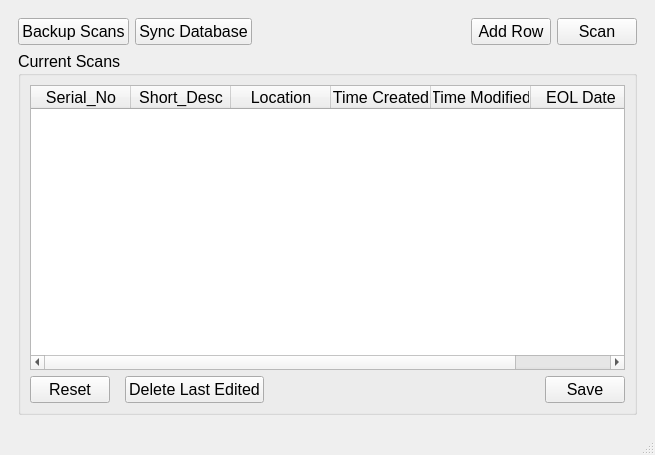
<?xml version="1.0" encoding="UTF-8"?>
<ui version="4.0">
 <class>MainWindow</class>
 <widget class="QMainWindow" name="MainWindow">
  <property name="geometry">
   <rect>
    <x>0</x>
    <y>0</y>
    <width>655</width>
    <height>455</height>
   </rect>
  </property>
  <property name="windowTitle">
   <string>Asset Scanner</string>
  </property>
  <widget class="QWidget" name="centralwidget">
   <property name="font">
    <font>
     <pointsize>8</pointsize>
    </font>
   </property>
   <layout class="QGridLayout" name="gridLayout_4">
    <item row="0" column="0">
     <widget class="StackedWidget" name="main_screen_stack">
      <property name="sizePolicy">
       <sizepolicy hsizetype="Expanding" vsizetype="Expanding">
        <horstretch>0</horstretch>
        <verstretch>0</verstretch>
       </sizepolicy>
      </property>
      <property name="font">
       <font>
        <pointsize>12</pointsize>
        <kerning>true</kerning>
       </font>
      </property>
      <property name="lineWidth">
       <number>2</number>
      </property>
      <property name="midLineWidth">
       <number>2</number>
      </property>
      <property name="currentIndex">
       <number>2</number>
      </property>
      <widget class="QWidget" name="main_menu">
       <property name="font">
        <font>
         <family>MS Shell Dlg 2</family>
         <pointsize>24</pointsize>
         <weight>50</weight>
         <bold>false</bold>
         <stylestrategy>PreferDefault</stylestrategy>
         <kerning>true</kerning>
        </font>
       </property>
       <layout class="QGridLayout" name="gridLayout">
        <item row="0" column="0">
         <layout class="QVBoxLayout" name="MainMenu">
          <property name="spacing">
           <number>0</number>
          </property>
          <property name="topMargin">
           <number>12</number>
          </property>
          <item>
           <widget class="QLabel" name="mm_header">
            <property name="sizePolicy">
             <sizepolicy hsizetype="Preferred" vsizetype="Preferred">
              <horstretch>0</horstretch>
              <verstretch>0</verstretch>
             </sizepolicy>
            </property>
            <property name="font">
             <font>
              <family>MS Shell Dlg 2</family>
              <pointsize>24</pointsize>
              <weight>50</weight>
              <bold>false</bold>
              <stylestrategy>PreferDefault</stylestrategy>
              <kerning>true</kerning>
             </font>
            </property>
            <property name="text">
             <string>Asset Scanner</string>
            </property>
            <property name="scaledContents">
             <bool>false</bool>
            </property>
            <property name="alignment">
             <set>Qt::AlignCenter</set>
            </property>
           </widget>
          </item>
          <item>
           <spacer name="verticalSpacer">
            <property name="orientation">
             <enum>Qt::Vertical</enum>
            </property>
            <property name="sizeType">
             <enum>QSizePolicy::Preferred</enum>
            </property>
            <property name="sizeHint" stdset="0">
             <size>
              <width>20</width>
              <height>80</height>
             </size>
            </property>
           </spacer>
          </item>
          <item>
           <widget class="QGroupBox" name="button_canvas">
            <property name="enabled">
             <bool>true</bool>
            </property>
            <property name="font">
             <font>
              <family>MS Shell Dlg 2</family>
              <pointsize>18</pointsize>
              <weight>50</weight>
              <bold>false</bold>
              <stylestrategy>PreferDefault</stylestrategy>
              <kerning>true</kerning>
             </font>
            </property>
            <property name="cursor">
             <cursorShape>ArrowCursor</cursorShape>
            </property>
            <property name="acceptDrops">
             <bool>false</bool>
            </property>
            <property name="title">
             <string/>
            </property>
            <property name="alignment">
             <set>Qt::AlignLeading|Qt::AlignLeft|Qt::AlignVCenter</set>
            </property>
            <property name="flat">
             <bool>false</bool>
            </property>
            <property name="checkable">
             <bool>false</bool>
            </property>
            <layout class="QVBoxLayout" name="verticalLayout" stretch="2,2,2">
             <item>
              <widget class="PushButton" name="mm_new_scan_btn">
               <property name="sizePolicy">
                <sizepolicy hsizetype="Minimum" vsizetype="Preferred">
                 <horstretch>0</horstretch>
                 <verstretch>0</verstretch>
                </sizepolicy>
               </property>
               <property name="text">
                <string>New Scan</string>
               </property>
              </widget>
             </item>
             <item>
              <widget class="PushButton" name="mm_view_scans_btn">
               <property name="sizePolicy">
                <sizepolicy hsizetype="Minimum" vsizetype="Preferred">
                 <horstretch>0</horstretch>
                 <verstretch>0</verstretch>
                </sizepolicy>
               </property>
               <property name="text">
                <string>View Scans</string>
               </property>
              </widget>
             </item>
             <item>
              <widget class="PushButton" name="mm_sync_db_btn">
               <property name="sizePolicy">
                <sizepolicy hsizetype="Minimum" vsizetype="Preferred">
                 <horstretch>0</horstretch>
                 <verstretch>0</verstretch>
                </sizepolicy>
               </property>
               <property name="text">
                <string>Sync Database</string>
               </property>
              </widget>
             </item>
            </layout>
           </widget>
          </item>
         </layout>
        </item>
       </layout>
      </widget>
      <widget class="QWidget" name="new_scan">
       <property name="sizePolicy">
        <sizepolicy hsizetype="Preferred" vsizetype="Preferred">
         <horstretch>0</horstretch>
         <verstretch>0</verstretch>
        </sizepolicy>
       </property>
       <layout class="QGridLayout" name="gridLayout_5">
        <item row="0" column="0">
         <widget class="QGroupBox" name="groupBox_2">
          <property name="font">
           <font>
            <pointsize>12</pointsize>
            <kerning>true</kerning>
           </font>
          </property>
          <property name="title">
           <string/>
          </property>
          <layout class="QGridLayout" name="gridLayout_3">
           <item row="0" column="0">
            <layout class="QVBoxLayout" name="verticalLayout_2">
             <item>
              <widget class="QLabel" name="ns_submit_label">
               <property name="sizePolicy">
                <sizepolicy hsizetype="Preferred" vsizetype="Maximum">
                 <horstretch>0</horstretch>
                 <verstretch>0</verstretch>
                </sizepolicy>
               </property>
               <property name="font">
                <font>
                 <pointsize>18</pointsize>
                 <kerning>true</kerning>
                </font>
               </property>
               <property name="text">
                <string>Scan or Enter Serial Number:</string>
               </property>
               <property name="alignment">
                <set>Qt::AlignCenter</set>
               </property>
              </widget>
             </item>
             <item>
              <layout class="QHBoxLayout" name="horizontalLayout">
               <item>
                <widget class="QLineEdit" name="ns_serial_no">
                 <property name="sizePolicy">
                  <sizepolicy hsizetype="Expanding" vsizetype="Fixed">
                   <horstretch>0</horstretch>
                   <verstretch>0</verstretch>
                  </sizepolicy>
                 </property>
                 <property name="font">
                  <font>
                   <pointsize>12</pointsize>
                   <kerning>true</kerning>
                  </font>
                 </property>
                </widget>
               </item>
               <item>
                <widget class="QPushButton" name="ns_submit_btn">
                 <property name="sizePolicy">
                  <sizepolicy hsizetype="Minimum" vsizetype="Fixed">
                   <horstretch>0</horstretch>
                   <verstretch>0</verstretch>
                  </sizepolicy>
                 </property>
                 <property name="font">
                  <font>
                   <pointsize>12</pointsize>
                   <kerning>true</kerning>
                  </font>
                 </property>
                 <property name="text">
                  <string>Submit</string>
                 </property>
                </widget>
               </item>
              </layout>
             </item>
             <item>
              <layout class="QHBoxLayout" name="horizontalLayout_3">
               <property name="topMargin">
                <number>15</number>
               </property>
               <item>
                <widget class="PushButton" name="ns_back_btn">
                 <property name="sizePolicy">
                  <sizepolicy hsizetype="Fixed" vsizetype="Fixed">
                   <horstretch>0</horstretch>
                   <verstretch>0</verstretch>
                  </sizepolicy>
                 </property>
                 <property name="font">
                  <font>
                   <pointsize>12</pointsize>
                   <kerning>true</kerning>
                  </font>
                 </property>
                 <property name="layoutDirection">
                  <enum>Qt::LeftToRight</enum>
                 </property>
                 <property name="text">
                  <string>Back</string>
                 </property>
                </widget>
               </item>
              </layout>
             </item>
            </layout>
           </item>
          </layout>
         </widget>
        </item>
       </layout>
      </widget>
      <widget class="QWidget" name="view_scans">
       <layout class="QVBoxLayout" name="verticalLayout_6">
        <item>
         <layout class="QHBoxLayout" name="horizontalLayout_5" stretch="0,0,0,0,0">
          <property name="topMargin">
           <number>0</number>
          </property>
          <item>
           <widget class="PushButton" name="vs_backup_btn">
            <property name="text">
             <string>Backup Scans</string>
            </property>
           </widget>
          </item>
          <item>
           <widget class="PushButton" name="vs_sync_db_btn">
            <property name="text">
             <string>Sync Database</string>
            </property>
           </widget>
          </item>
          <item>
           <spacer name="horizontalSpacer">
            <property name="orientation">
             <enum>Qt::Horizontal</enum>
            </property>
            <property name="sizeHint" stdset="0">
             <size>
              <width>40</width>
              <height>20</height>
             </size>
            </property>
           </spacer>
          </item>
          <item>
           <widget class="PushButton" name="vs_add_row_btn">
            <property name="text">
             <string>Add Row</string>
            </property>
           </widget>
          </item>
          <item>
           <widget class="PushButton" name="vs_new_scan_btn">
            <property name="text">
             <string>Scan</string>
            </property>
           </widget>
          </item>
         </layout>
        </item>
        <item>
         <widget class="QGroupBox" name="groupBox">
          <property name="font">
           <font>
            <pointsize>12</pointsize>
            <kerning>true</kerning>
           </font>
          </property>
          <property name="title">
           <string>Current Scans</string>
          </property>
          <layout class="QGridLayout" name="gridLayout_2">
           <item row="1" column="0">
            <widget class="Table" name="vs_scans_table">
             <property name="font">
              <font>
               <pointsize>12</pointsize>
               <kerning>true</kerning>
              </font>
             </property>
             <attribute name="horizontalHeaderStretchLastSection">
              <bool>false</bool>
             </attribute>
             <column>
              <property name="text">
               <string>Serial_No</string>
              </property>
             </column>
             <column>
              <property name="text">
               <string>Short_Desc</string>
              </property>
             </column>
             <column>
              <property name="text">
               <string>Location</string>
              </property>
             </column>
             <column>
              <property name="text">
               <string>Time Created</string>
              </property>
             </column>
             <column>
              <property name="text">
               <string>Time Modified</string>
              </property>
             </column>
             <column>
              <property name="text">
               <string>EOL Date</string>
              </property>
             </column>
            </widget>
           </item>
           <item row="3" column="0">
            <layout class="QHBoxLayout" name="horizontalLayout_2">
             <property name="spacing">
              <number>15</number>
             </property>
             <item>
              <widget class="PushButton" name="vs_reset_btn">
               <property name="sizePolicy">
                <sizepolicy hsizetype="Preferred" vsizetype="Fixed">
                 <horstretch>0</horstretch>
                 <verstretch>0</verstretch>
                </sizepolicy>
               </property>
               <property name="text">
                <string>Reset</string>
               </property>
              </widget>
             </item>
             <item>
              <widget class="PushButton" name="vs_del_last_btn">
               <property name="sizePolicy">
                <sizepolicy hsizetype="Preferred" vsizetype="Fixed">
                 <horstretch>0</horstretch>
                 <verstretch>0</verstretch>
                </sizepolicy>
               </property>
               <property name="text">
                <string>Delete Last Edited</string>
               </property>
              </widget>
             </item>
             <item>
              <spacer name="horizontalSpacer_2">
               <property name="orientation">
                <enum>Qt::Horizontal</enum>
               </property>
               <property name="sizeHint" stdset="0">
                <size>
                 <width>40</width>
                 <height>20</height>
                </size>
               </property>
              </spacer>
             </item>
             <item>
              <widget class="PushButton" name="vs_save_btn">
               <property name="sizePolicy">
                <sizepolicy hsizetype="Preferred" vsizetype="Fixed">
                 <horstretch>0</horstretch>
                 <verstretch>0</verstretch>
                </sizepolicy>
               </property>
               <property name="text">
                <string>Save</string>
               </property>
              </widget>
             </item>
            </layout>
           </item>
           <item row="2" column="0">
            <layout class="QVBoxLayout" name="vs_edit_area"/>
           </item>
          </layout>
         </widget>
        </item>
       </layout>
      </widget>
     </widget>
    </item>
   </layout>
  </widget>
  <widget class="StatusBar" name="statusbar">
   <property name="enabled">
    <bool>true</bool>
   </property>
  </widget>
  <action name="actionBackup_Scans">
   <property name="text">
    <string>Backup Scans</string>
   </property>
  </action>
 </widget>
 <customwidgets>
  <customwidget>
   <class>PushButton</class>
   <extends>QPushButton</extends>
   <header>.uielements.h</header>
   <slots>
    <signal>clicked(int)</signal>
   </slots>
  </customwidget>
  <customwidget>
   <class>StackedWidget</class>
   <extends>QStackedWidget</extends>
   <header>.uielements.h</header>
   <container>1</container>
  </customwidget>
  <customwidget>
   <class>Table</class>
   <extends>QTableWidget</extends>
   <header>.uielements.h</header>
   <slots>
    <slot>update_scans(int,int)</slot>
    <slot>add_row()</slot>
    <slot>try_save_changes()</slot>
    <slot>reset_table()</slot>
    <slot>try_del_last_edited_row()</slot>
   </slots>
  </customwidget>
  <customwidget>
   <class>StatusBar</class>
   <extends>QStatusBar</extends>
   <header>.uielements.h</header>
  </customwidget>
 </customwidgets>
 <tabstops>
  <tabstop>mm_new_scan_btn</tabstop>
  <tabstop>mm_sync_db_btn</tabstop>
  <tabstop>mm_view_scans_btn</tabstop>
 </tabstops>
 <resources/>
 <connections>
  <connection>
   <sender>vs_scans_table</sender>
   <signal>cellChanged(int,int)</signal>
   <receiver>vs_scans_table</receiver>
   <slot>update_scans(int,int)</slot>
   <hints>
    <hint type="sourcelabel">
     <x>460</x>
     <y>201</y>
    </hint>
    <hint type="destinationlabel">
     <x>460</x>
     <y>201</y>
    </hint>
   </hints>
  </connection>
  <connection>
   <sender>vs_add_row_btn</sender>
   <signal>clicked()</signal>
   <receiver>vs_scans_table</receiver>
   <slot>add_row()</slot>
   <hints>
    <hint type="sourcelabel">
     <x>554</x>
     <y>46</y>
    </hint>
    <hint type="destinationlabel">
     <x>347</x>
     <y>150</y>
    </hint>
   </hints>
  </connection>
  <connection>
   <sender>vs_save_btn</sender>
   <signal>clicked()</signal>
   <receiver>vs_scans_table</receiver>
   <slot>try_save_changes()</slot>
   <hints>
    <hint type="sourcelabel">
     <x>625</x>
     <y>404</y>
    </hint>
    <hint type="destinationlabel">
     <x>510</x>
     <y>321</y>
    </hint>
   </hints>
  </connection>
  <connection>
   <sender>vs_reset_btn</sender>
   <signal>clicked()</signal>
   <receiver>vs_scans_table</receiver>
   <slot>reset_table()</slot>
   <hints>
    <hint type="sourcelabel">
     <x>101</x>
     <y>404</y>
    </hint>
    <hint type="destinationlabel">
     <x>96</x>
     <y>305</y>
    </hint>
   </hints>
  </connection>
  <connection>
   <sender>vs_del_last_btn</sender>
   <signal>clicked()</signal>
   <receiver>vs_scans_table</receiver>
   <slot>try_del_last_edited_row()</slot>
   <hints>
    <hint type="sourcelabel">
     <x>249</x>
     <y>404</y>
    </hint>
    <hint type="destinationlabel">
     <x>180</x>
     <y>286</y>
    </hint>
   </hints>
  </connection>
  <connection>
   <sender>main_screen_stack</sender>
   <signal>currentChanged(int)</signal>
   <receiver>vs_scans_table</receiver>
   <slot>clear()</slot>
   <hints>
    <hint type="sourcelabel">
     <x>549</x>
     <y>11</y>
    </hint>
    <hint type="destinationlabel">
     <x>380</x>
     <y>139</y>
    </hint>
   </hints>
  </connection>
  <connection>
   <sender>vs_new_scan_btn</sender>
   <signal>clicked()</signal>
   <receiver>MainWindow</receiver>
   <slot>toggle_scan_listen()</slot>
   <hints>
    <hint type="sourcelabel">
     <x>635</x>
     <y>46</y>
    </hint>
    <hint type="destinationlabel">
     <x>466</x>
     <y>0</y>
    </hint>
   </hints>
  </connection>
  <connection>
   <sender>vs_backup_btn</sender>
   <signal>clicked()</signal>
   <receiver>MainWindow</receiver>
   <slot>try_backup_scans()</slot>
   <hints>
    <hint type="sourcelabel">
     <x>89</x>
     <y>20</y>
    </hint>
    <hint type="destinationlabel">
     <x>193</x>
     <y>5</y>
    </hint>
   </hints>
  </connection>
 </connections>
 <slots>
  <slot>toggle_scan_listen()</slot>
  <slot>try_backup_scans()</slot>
 </slots>
</ui>
